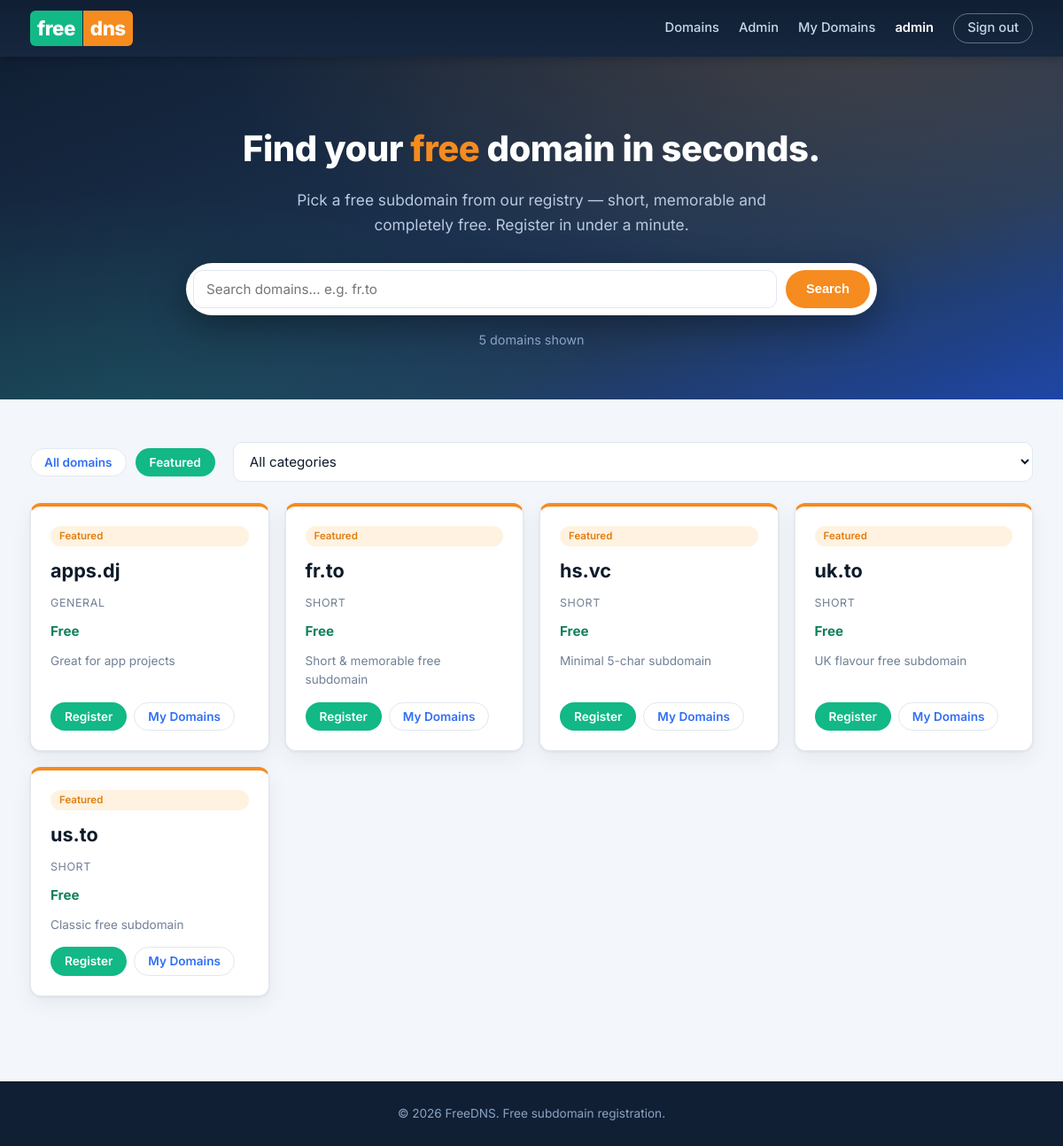
/index.php?only=featured (signed in), run on the app's committed database.
### tables this page shows
CREATE TABLE IF NOT EXISTS users (
    id            INT UNSIGNED NOT NULL AUTO_INCREMENT,
    username      VARCHAR(50)  NOT NULL,
    email         VARCHAR(190) NOT NULL,
    password_hash VARCHAR(255) NOT NULL,
    is_admin      TINYINT(1)   NOT NULL DEFAULT 0,
    created_at    TIMESTAMP    NOT NULL DEFAULT CURRENT_TIMESTAMP,
    PRIMARY KEY (id),
    UNIQUE KEY uq_users_username (username),
    UNIQUE KEY uq_users_email (email)
);

CREATE TABLE IF NOT EXISTS domains (
    id          INT UNSIGNED NOT NULL AUTO_INCREMENT,
    name        VARCHAR(190) NOT NULL,
    price       DECIMAL(10,2) NOT NULL DEFAULT 0.00,
    description VARCHAR(255)          DEFAULT NULL,
    category    VARCHAR(60)           DEFAULT 'General',
    featured    TINYINT(1)   NOT NULL DEFAULT 0,
    available   TINYINT(1)   NOT NULL DEFAULT 1,
    created_at  TIMESTAMP    NOT NULL DEFAULT CURRENT_TIMESTAMP,
    PRIMARY KEY (id),
    UNIQUE KEY uq_domains_name (name),
    KEY idx_domains_available (available)
);

### includes/functions.php (called while the page is built, shortened)
<?php
function base_url(): string {
    $base = BASE_URL;
    if ($base === '') {
        $scheme = (!empty($_SERVER['HTTPS']) && $_SERVER['HTTPS'] !== 'off') ? 'https' : 'http';
        $host   = $_SERVER['HTTP_HOST'] ?? 'localhost';
        $appRoot = realpath(__DIR__ . '/..');
        $docRoot = is_dir($appRoot) ? str_replace('\\', '/', realpath($_SERVER['DOCUMENT_ROOT'] ?? '/')) : null;
        $rel     = '';
        if ($docRoot !== null && $appRoot !== false && str_starts_with(str_replace('\\', '/', $appRoot), $docRoot)) {
            $rel = rtrim(substr(str_replace('\\', '/', $appRoot), strlen($docRoot)), '/');
        }
        $base = "$scheme://$host$rel";
    }
    return rtrim($base, '/');
}
function url(string $path = ''): string {
    return base_url() . '/' . ltrim($path, '/');
}
function e(string $value): string {
    return htmlspecialchars($value, ENT_QUOTES, 'UTF-8');
}

### includes/db.php (called while the page is built, shortened)
<?php
function db(): PDO {
    static $pdo = null;
    if ($pdo === null) {
        $dsn = 'mysql:host=' . DB_HOST . ';dbname=' . DB_NAME . ';charset=utf8mb4';
        try {
            $pdo = new PDO($dsn, DB_USER, DB_PASS, [
                PDO::ATTR_ERRMODE            => PDO::ERRMODE_EXCEPTION,
                PDO::ATTR_DEFAULT_FETCH_MODE => PDO::FETCH_ASSOC,
                PDO::ATTR_EMULATE_PREPARES   => false,
            ]);
        } catch (PDOException $e) {
            http_response_code(500);
            exit('Database connection failed: ' . htmlspecialchars($e->getMessage()));
        }
    }
    return $pdo;
}

### includes/auth.php (called while the page is built, shortened)
<?php
require_once __DIR__ . '/db.php';
function cur_user(): ?array {
    $st = db()->prepare('SELECT id, username, email, is_admin, created_at FROM users WHERE id = ?');
    $st->execute([$_SESSION['user_id']]);
    $u = $st->fetch();
    return $u;
}

### index.php (the view, shortened to what this page needs)
<?php
require_once __DIR__ . '/includes/layout.php';
$q      = trim($_GET['q'] ?? '');
$cat    = trim($_GET['cat'] ?? '');
$only   = trim($_GET['only'] ?? '');
$user   = cur_user();
$where  = ['available = 1'];
$params = [];
$order = 'featured DESC, name ASC';
if ($only === 'featured') {
    $where[] = 'featured = 1';
}
$sql = 'SELECT * FROM domains WHERE ' . implode(' AND ', $where) . ' ORDER BY ' . $order . ' LIMIT 100';
$st  = db()->prepare($sql);
$st->execute($params);
$domains = $st->fetchAll();
page_header('Find your free domain', ['home']);
?>
<section class="hero">
    <div class="container">
        <h1>Find your <span class="highlight">free</span> domain in seconds.</h1>
        <p>Pick a free subdomain from our registry — short, memorable and completely free. Register in under a minute.</p>
        <form class="search-bar" method="get" action="index.php">
            <input type="search" name="q" value="<?php echo e($q); ?>"
                   placeholder="Search domains… e.g. fr.to" autocomplete="off">
            <button class="btn btn-orange" type="submit">Search</button>
        </form>
        <div class="search-stats"><?php echo count($domains); ?> domains shown</div>
    </div>
</section>
<section class="section">
    <div class="container">
        <div class="filter-bar">
            <a href="<?php echo url('index.php'); ?>" class="btn btn-sm <?php echo $only === '' && $cat === '' && $q === '' ? 'btn-primary' : 'btn-outline'; ?>">All domains</a>
            <a href="<?php echo url('index.php?only=featured'); ?>" class="btn btn-sm <?php echo $only === 'featured' ? 'btn-primary' : 'btn-outline'; ?>">Featured</a>
            <form method="get" action="index.php" style="display:flex;gap:8px;flex:1;">
                <select name="cat" data-auto-submit>
                    <option value="">All categories</option>
                </select>
            </form>
        </div>
        <?php if (!$domains): ?>
            <div class="empty-state">
                <div class="icon">&#128269;</div>
                <h3>No domains found</h3>
                <p>Try a different search term, or check back later — new domains are added by admins.</p>
            </div>
        <?php else: ?>
            <div class="domain-grid">
                <?php foreach ($domains as $d): ?>
                    <div class="domain-card <?php echo (int)$d['featured'] ? 'featured' : ''; ?>">
                        <?php if ((int)$d['featured']): ?>
                            <span class="badge badge-featured">Featured</span>
                        <?php endif; ?>
                        <div class="domain-name"><?php echo e($d['name']); ?></div>
                        <div class="domain-cat"><?php echo e($d['category']); ?></div>
                        <div class="domain-price"><span class="free">Free</span>&nbsp;<?php echo $d['price'] > 0 ? '· $' . number_format((float)$d['price'], 2) : ''; ?></div>
                        <?php if ($d['description']): ?>
                            <div class="domain-desc"><?php echo e($d['description']); ?></div>
                        <?php endif; ?>
                        <div class="domain-actions">
                            <a class="btn btn-sm btn-primary" href="<?php echo url('checkout.php?domain=' . urlencode($d['name'])); ?>">Register</a>
                            <?php if ($user): ?>
                                <a class="btn btn-sm btn-outline" href="<?php echo url('dashboard.php'); ?>">My Domains</a>
                            <?php endif; ?>
                        </div>
                    </div>
                <?php endforeach; ?>
            </div>
        <?php endif; ?>
    </div>
</section>
<?php
page_footer();

### includes/layout.php (shortened to what this page needs)
<?php
require_once __DIR__ . '/auth.php';
require_once __DIR__ . '/functions.php';
function page_header(string $title = '', array $bodyClass = []): void {
    $u     = cur_user();
    $admin = $u && (int)$u['is_admin'] === 1;
    $bc    = $bodyClass ? ' class="' . e(implode(' ', $bodyClass)) . '"' : '';
    ?>
<!DOCTYPE html>
<html lang="en">
<head>
    <link rel="stylesheet" href="<?php echo url('assets/css/style.css'); ?>">
</head>
<body<?php echo $bc; ?>>
<header class="site-header">
    <div class="container header-inner">
        <a class="brand" href="<?php echo url('index.php'); ?>">
            <span class="brand-mark">free</span><span class="brand-mark-accent">dns</span>
        </a>
        <nav class="main-nav" id="mainNav">
            <a href="<?php echo url('index.php'); ?>">Domains</a>
            <?php if ($admin): ?><a href="<?php echo url('admin/index.php'); ?>">Admin</a><?php endif; ?>
            <?php if ($u): ?>
                <a href="<?php echo url('dashboard.php'); ?>">My Domains</a>
                <a class="nav-user" href="<?php echo url('dashboard.php'); ?>"><?php echo e($u['username']); ?></a>
                <a class="btn btn-sm btn-ghost" href="<?php echo url('logout.php'); ?>">Sign out</a>
            <?php else: ?>
                <a href="<?php echo url('login.php'); ?>">Sign in</a>
                <a class="btn btn-sm btn-primary" href="<?php echo url('register.php'); ?>">Create account</a>
            <?php endif; ?>
        </nav>
    </div>
</header>
<main class="page">
    <?php
}
function page_footer(): void {
    ?>
</main>
<footer class="site-footer">
    <div class="container">
        <p>&copy; <?php echo date('Y'); ?> <?php echo e(SITE_NAME); ?>. Free subdomain registration.</p>
    </div>
</footer>
</body>
</html>
    <?php
}

### data on the page
users: username "admin"
domains: featured "Featured", name "apps.dj", category "GENERAL", description "Great for app projects"
domains: featured "Featured", name "fr.to", category "SHORT", description "Short & memorable free subdomain"
domains: featured "Featured", name "hs.vc", category "SHORT", description "Minimal 5-char subdomain"
domains: featured "Featured", name "uk.to", category "SHORT", description "UK flavour free subdomain"
domains: featured "Featured", name "us.to", category "SHORT", description "Classic free subdomain"

### other printed values
count($domains) "5"
SITE_NAME "FreeDNS"
